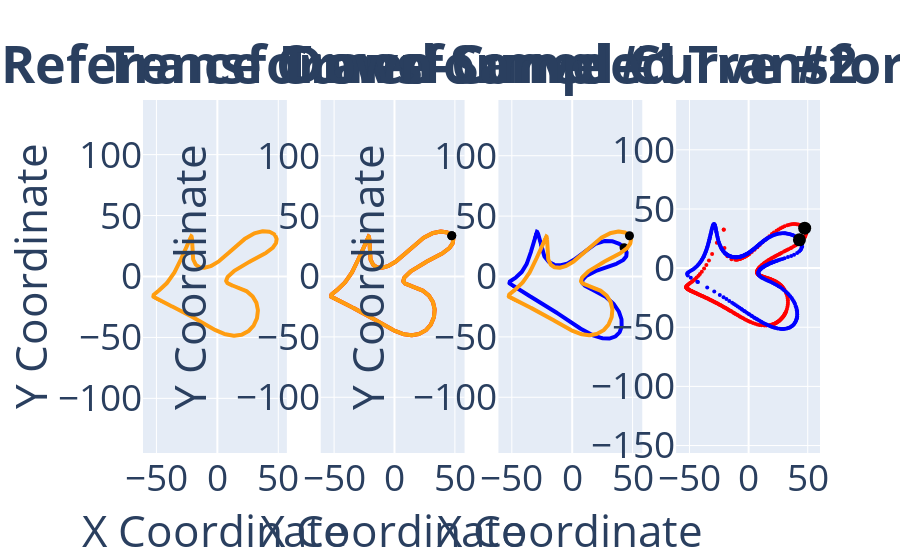
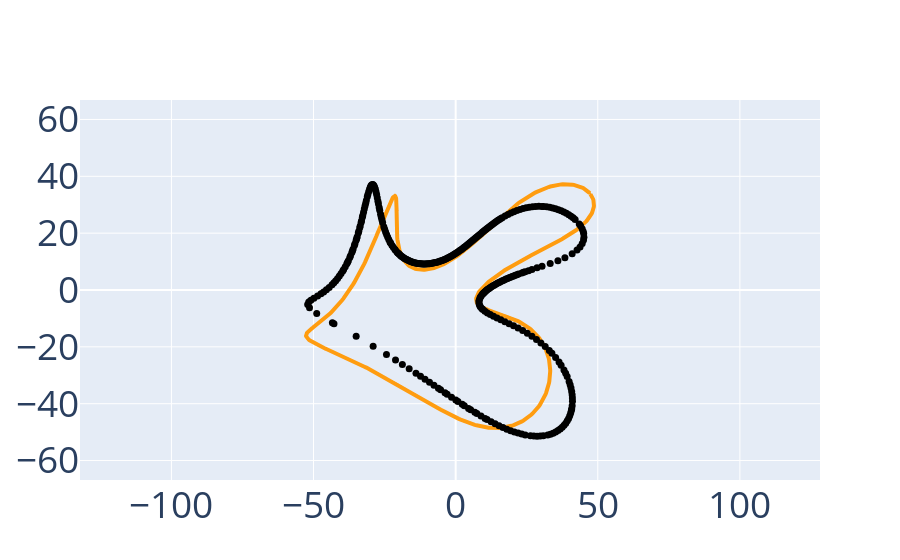
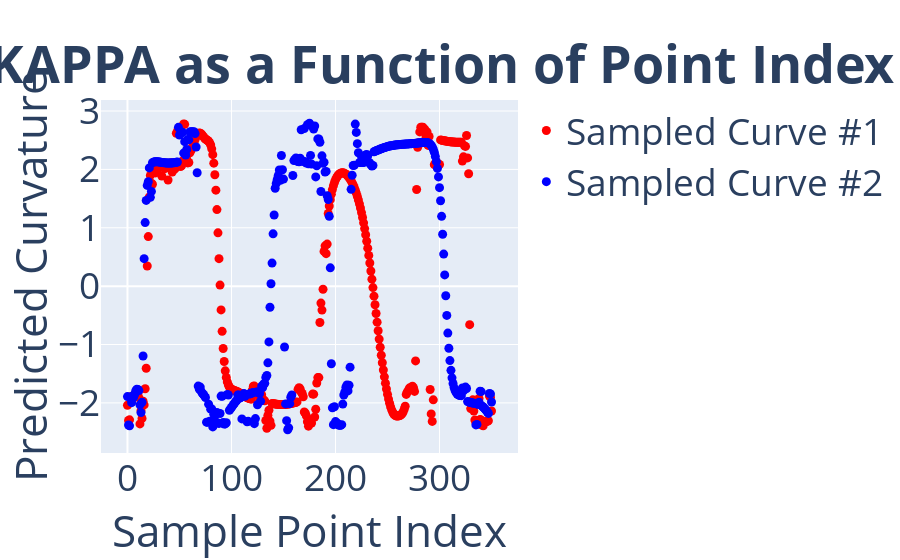
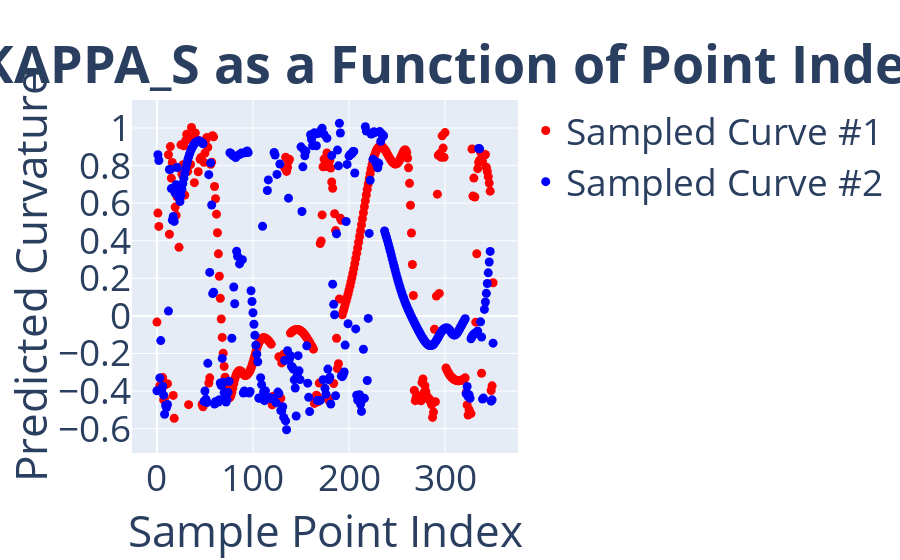

Notebook code for these charts, in order:
### Markdown cell above
# EVALUATE SIGNATURES

### Code cell
plot_utils.plot_curve_comparisons(
    curve_records=curve_records, 
    curve_colors=curve_colors,
    sampling_ratio=sampling_ratio,
    transformation_group_type=group,
    plot_to_screen=True,
    normalize_signature=False)

### Figure 1 — Plotly figure (JSON) as saved in the notebook; plotly's stock layout.template omitted (floating-point values rounded to 4 significant figures; data arrays with more than 128 entries replaced by an {"elided": "..."} marker saying what was removed)
{"data": [{"line": {"color": "#FF9D11", "width": 4}, "marker": {"size": 2}, "mode": "lines+markers", "name": "Reference Curve", "type": "scatter", "x": {"elided": "703 float values"}, "xaxis": "x", "y": {"elided": "703 float values"}, "yaxis": "y"}, {"line": {"color": "#FF0000", "width": 4}, "marker": {"size": 2}, "mode": "lines+markers", "name": "Transformed Curve #1", "type": "scatter", "x": {"elided": "703 float values"}, "xaxis": "x2", "y": {"elided": "703 float values"}, "yaxis": "y2"}, {"hoverinfo": "skip", "marker": {"cmax": 703, "cmin": 0, "color": "black", "colorscale": [[0, "#ff0000"], [0.1111, "#ffa700"], [0.2222, "#afff00"], [0.3333, "#08ff00"], [0.4444, "#00ff9f"], [0.5556, "#00b7ff"], [0.6667, "#0010ff"], [0.7778, "#9700ff"], [0.8889, "#ff00bf"], [1, "#ff0000"]], "size": 9}, "mode": "markers", "name": "", "type": "scatter", "x": [47.41], "xaxis": "x2", "y": [33.75], "yaxis": "y2"}, {"line": {"color": "#FF9D11", "width": 4}, "marker": {"size": 2}, "mode": "lines+markers", "name": "", "type": "scatter", "x": {"elided": "703 float values"}, "xaxis": "x2", "y": {"elided": "703 float values"}, "yaxis": "y2"}, {"hoverinfo": "skip", "marker": {"cmax": 703, "cmin": 0, "color": "black", "colorscale": [[0, "#ff0000"], [0.1111, "#ffa700"], [0.2222, "#afff00"], [0.3333, "#08ff00"], [0.4444, "#00ff9f"], [0.5556, "#00b7ff"], [0.6667, "#0010ff"], [0.7778, "#9700ff"], [0.8889, "#ff00bf"], [1, "#ff0000"]], "size": 9}, "mode": "markers", "name": "", "type": "scatter", "x": [47.41], "xaxis": "x2", "y": [33.75], "yaxis": "y2"}, {"hoverinfo": "skip", "marker": {"cmax": 703, "cmin": 0, "color": "#FF0000", "colorscale": [[0, "#ff0000"], [0.1111, "#ffa700"], [0.2222, "#afff00"], [0.3333, "#08ff00"], [0.4444, "#00ff9f"], [0.5556, "#00b7ff"], [0.6667, "#0010ff"], [0.7778, "#9700ff"], [0.8889, "#ff00bf"], [1, "#ff0000"]], "size": 4}, "mode": "markers", "name": "", "type": "scatter", "x": {"elided": "351 float values"}, "xaxis": "x4", "y": {"elided": "351 float values"}, "yaxis": "y4"}, {"hoverinfo": "skip", "marker": {"cmax": 703, "cmin": 0, "color": "black", "colorscale": [[0, "#ff0000"], [0.1111, "#ffa700"], [0.2222, "#afff00"], [0.3333, "#08ff00"], [0.4444, "#00ff9f"], [0.5556, "#00b7ff"], [0.6667, "#0010ff"], [0.7778, "#9700ff"], [0.8889, "#ff00bf"], [1, "#ff0000"]], "size": 13}, "mode": "markers", "name": "", "type": "scatter", "x": [47.41], "xaxis": "x4", "y": [33.75], "yaxis": "y4"}, {"line": {"color": "#0000FF", "width": 4}, "marker": {"size": 2}, "mode": "lines+markers", "name": "Transformed Curve #2", "type": "scatter", "x": {"elided": "703 float values"}, "xaxis": "x3", "y": {"elided": "703 float values"}, "yaxis": "y3"}, {"hoverinfo": "skip", "marker": {"cmax": 703, "cmin": 0, "color": "black", "colorscale": [[0, "#ff0000"], [0.1111, "#ffa700"], [0.2222, "#afff00"], [0.3333, "#08ff00"], [0.4444, "#00ff9f"], [0.5556, "#00b7ff"], [0.6667, "#0010ff"], [0.7778, "#9700ff"], [0.8889, "#ff00bf"], [1, "#ff0000"]], "size": 9}, "mode": "markers", "name": "", "type": "scatter", "x": [42.96], "xaxis": "x3", "y": [23.88], "yaxis": "y3"}, {"line": {"color": "#FF9D11", "width": 4}, "marker": {"size": 2}, "mode": "lines+markers", "name": "", "type": "scatter", "x": {"elided": "703 float values"}, "xaxis": "x3", "y": {"elided": "703 float values"}, "yaxis": "y3"}, {"hoverinfo": "skip", "marker": {"cmax": 703, "cmin": 0, "color": "black", "colorscale": [[0, "#ff0000"], [0.1111, "#ffa700"], [0.2222, "#afff00"], [0.3333, "#08ff00"], [0.4444, "#00ff9f"], [0.5556, "#00b7ff"], [0.6667, "#0010ff"], [0.7778, "#9700ff"], [0.8889, "#ff00bf"], [1, "#ff0000"]], "size": 9}, "mode": "markers", "name": "", "type": "scatter", "x": [47.41], "xaxis": "x3", "y": [33.75], "yaxis": "y3"}, {"hoverinfo": "skip", "marker": {"cmax": 703, "cmin": 0, "color": "#0000FF", "colorscale": [[0, "#ff0000"], [0.1111, "#ffa700"], [0.2222, "#afff00"], [0.3333, "#08ff00"], [0.4444, "#00ff9f"], [0.5556, "#00b7ff"], [0.6667, "#0010ff"], [0.7778, "#9700ff"], [0.8889, "#ff00bf"], [1, "#ff0000"]], "size": 4}, "mode": "markers", "name": "", "type": "scatter", "x": {"elided": "351 float values"}, "xaxis": "x4", "y": {"elided": "351 float values"}, "yaxis": "y4"}, {"hoverinfo": "skip", "marker": {"cmax": 703, "cmin": 0, "color": "black", "colorscale": [[0, "#ff0000"], [0.1111, "#ffa700"], [0.2222, "#afff00"], [0.3333, "#08ff00"], [0.4444, "#00ff9f"], [0.5556, "#00b7ff"], [0.6667, "#0010ff"], [0.7778, "#9700ff"], [0.8889, "#ff00bf"], [1, "#ff0000"]], "size": 13}, "mode": "markers", "name": "", "type": "scatter", "x": [42.96], "xaxis": "x4", "y": [23.88], "yaxis": "y4"}], "layout": {"annotations": [{"font": {"size": 52}, "showarrow": false, "text": "<b>Reference Curve</b>", "x": 0.1062, "xanchor": "center", "xref": "paper", "y": 1, "yanchor": "bottom", "yref": "paper"}, {"font": {"size": 52}, "showarrow": false, "text": "<b>Transformed Curve #1</b>", "x": 0.3688, "xanchor": "center", "xref": "paper", "y": 1, "yanchor": "bottom", "yref": "paper"}, {"font": {"size": 52}, "showarrow": false, "text": "<b>Transformed Curve #2</b>", "x": 0.6313, "xanchor": "center", "xref": "paper", "y": 1, "yanchor": "bottom", "yref": "paper"}, {"font": {"size": 52}, "showarrow": false, "text": "<b>Down-Sampled Transformed Curves</b>", "x": 0.8938, "xanchor": "center", "xref": "paper", "y": 1, "yanchor": "bottom", "yref": "paper"}], "font": {"size": 37}, "showlegend": false, "xaxis": {"anchor": "y", "domain": [0, 0.2125], "title": {"text": "X Coordinate"}}, "xaxis2": {"anchor": "y2", "domain": [0.2625, 0.475], "title": {"text": "X Coordinate"}}, "xaxis3": {"anchor": "y3", "domain": [0.525, 0.7375], "title": {"text": "X Coordinate"}}, "xaxis4": {"anchor": "y4", "domain": [0.7875, 1]}, "yaxis": {"anchor": "x", "domain": [0, 1], "range": [-66.85, 66.85], "scaleanchor": "x", "scaleratio": 1, "title": {"text": "Y Coordinate"}}, "yaxis2": {"anchor": "x2", "domain": [0, 1], "range": [-66.85, 66.85], "scaleanchor": "x2", "scaleratio": 1, "title": {"text": "Y Coordinate"}}, "yaxis3": {"anchor": "x3", "domain": [0, 1], "range": [-66.85, 66.85], "scaleanchor": "x3", "scaleratio": 1, "title": {"text": "Y Coordinate"}}, "yaxis4": {"anchor": "x4", "domain": [0, 1], "scaleanchor": "x4", "scaleratio": 1}}}

### Figure 2 — Plotly figure (JSON) as saved in the notebook; plotly's stock layout.template omitted (floating-point values rounded to 4 significant figures; data arrays with more than 128 entries replaced by an {"elided": "..."} marker saying what was removed)
{"data": [{"line": {"color": "#FF9D11", "width": 4}, "marker": {"size": 2}, "mode": "lines+markers", "name": "", "type": "scatter", "x": {"elided": "703 float values"}, "xaxis": "x", "y": {"elided": "703 float values"}, "yaxis": "y"}, {"hoverinfo": "skip", "marker": {"cmax": 703, "cmin": 0, "color": "black", "colorscale": [[0, "#ff0000"], [0.1111, "#ffa700"], [0.2222, "#afff00"], [0.3333, "#08ff00"], [0.4444, "#00ff9f"], [0.5556, "#00b7ff"], [0.6667, "#0010ff"], [0.7778, "#9700ff"], [0.8889, "#ff00bf"], [1, "#ff0000"]], "size": 7}, "mode": "markers", "name": "", "type": "scatter", "x": {"elided": "351 float values"}, "xaxis": "x", "y": {"elided": "351 float values"}, "yaxis": "y"}], "layout": {"font": {"size": 37}, "showlegend": false, "xaxis": {"anchor": "y", "domain": [0, 1]}, "yaxis": {"anchor": "x", "domain": [0, 1], "range": [-66.85, 66.85], "scaleanchor": "x", "scaleratio": 1}}}

### Figure 3 — Plotly figure (JSON) as saved in the notebook; plotly's stock layout.template omitted (floating-point values rounded to 4 significant figures; data arrays with more than 128 entries replaced by an {"elided": "..."} marker saying what was removed)
{"data": [{"line": {"color": "#FF0000", "width": 4}, "marker": {"color": "#FF0000", "size": 9}, "mode": "markers", "name": "Sampled Curve #1", "type": "scatter", "x": {"elided": "351 int values"}, "xaxis": "x", "y": {"elided": "351 float values"}, "yaxis": "y"}, {"line": {"color": "#0000FF", "width": 4}, "marker": {"color": "#0000FF", "size": 9}, "mode": "markers", "name": "Sampled Curve #2", "type": "scatter", "x": {"elided": "351 int values"}, "xaxis": "x", "y": {"elided": "351 float values"}, "yaxis": "y"}], "layout": {"annotations": [{"font": {"size": 52}, "showarrow": false, "text": "<b>Predicted KAPPA as a Function of Point Index</b>", "x": 0.5, "xanchor": "center", "xref": "paper", "y": 1, "yanchor": "bottom", "yref": "paper"}], "font": {"size": 37}, "xaxis": {"anchor": "y", "domain": [0, 1], "title": {"text": "Sample Point Index"}}, "yaxis": {"anchor": "x", "domain": [0, 1], "title": {"text": "Predicted Curvature"}}}}

### Figure 4 — Plotly figure (JSON) as saved in the notebook; plotly's stock layout.template omitted (floating-point values rounded to 4 significant figures; data arrays with more than 128 entries replaced by an {"elided": "..."} marker saying what was removed)
{"data": [{"line": {"color": "#FF0000", "width": 4}, "marker": {"color": "#FF0000", "size": 9}, "mode": "markers", "name": "Sampled Curve #1", "type": "scatter", "x": {"elided": "351 int values"}, "xaxis": "x", "y": {"elided": "351 float values"}, "yaxis": "y"}, {"line": {"color": "#0000FF", "width": 4}, "marker": {"color": "#0000FF", "size": 9}, "mode": "markers", "name": "Sampled Curve #2", "type": "scatter", "x": {"elided": "351 int values"}, "xaxis": "x", "y": {"elided": "351 float values"}, "yaxis": "y"}], "layout": {"annotations": [{"font": {"size": 52}, "showarrow": false, "text": "<b>Predicted KAPPA_S as a Function of Point Index</b>", "x": 0.5, "xanchor": "center", "xref": "paper", "y": 1, "yanchor": "bottom", "yref": "paper"}], "font": {"size": 37}, "xaxis": {"anchor": "y", "domain": [0, 1], "title": {"text": "Sample Point Index"}}, "yaxis": {"anchor": "x", "domain": [0, 1], "title": {"text": "Predicted Curvature"}}}}
